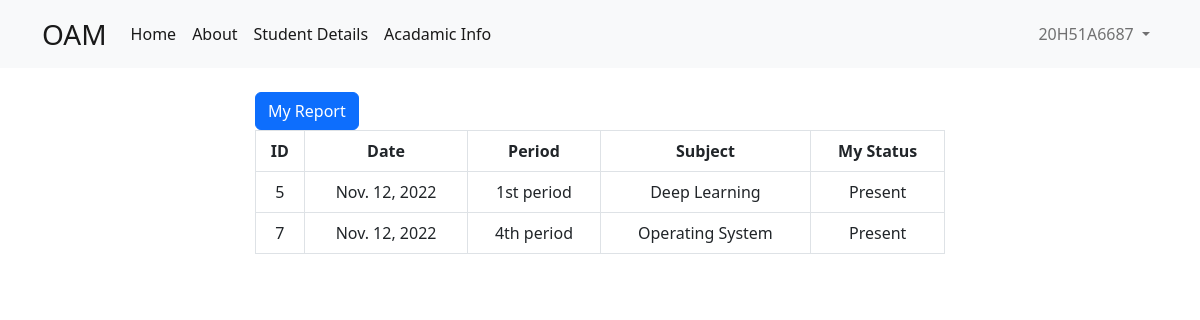
Screenshot of /student_details (signed in) with the database file from the repository.
### core/models.py (models this page shows, shortened)
class User(AbstractUser):
    user_type        = models.CharField(
                    max_length = 10,
                    choices = user_types,
                    default='student',
                    null = False,
                )
    gender      = models.CharField(
                    max_length=50,
                    choices=sex_choice,
                    default='Male'
                )
    dob         = models.DateField(
                    _("date of birth"),
                    default=date.today,
                    null = True,
                    blank = True,
                    help_text="Please use the following format: <em>YYYY-MM-DD</em>."
                )
    date_joined = models.DateTimeField(_("date joined"), default=timezone.now)
    class Meta:
        ordering    = [
                        'first_name',
                        'last_name',
                        'dob',
                        'email',
                        'gender'
                    ]

### att/models.py (models this page shows, shortened)
class Attendance(models.Model):
    section     = models.ForeignKey(Section, on_delete = models.CASCADE)
    period      = models.ForeignKey(Period,  on_delete = models.CASCADE)
    subject     = models.ForeignKey(Subject, on_delete = models.CASCADE)
    student     = models.ForeignKey(Student, on_delete = models.CASCADE)
    student_status = models.CharField(
                    max_length = 10,
                    choices = (
                        ('Absent', 'A'),
                        ('Present', 'P')
                    )
                )

class Period(models.Model):
    date        = models.DateField(default = timezone.now)
    hour        = models.CharField(max_length = 15, choices = time_slots)

class Subject(models.Model):
    name = models.CharField(max_length=50)
    short_name = models.CharField(max_length=50, default='X')
    def __str__(self):
        return self.name

### att/views.py (the view)
@login_required
def student_home(request):
    user        = User.objects.get(username = request.user.username)
    student     = Student.objects.get(user = user)
    atts = Attendance.objects.filter(student = student)
    return render(request, 'student_details.html', {
        'atts' : atts,
        'section' : atts.first().section,
    })

### att/models.py (called while the page is built)
    def __str__(self):
        return self.name

### templates/student_details.html
{% extends 'base.html' %}
{% block body %}
<div class="row justify-content-center">
    <div class="col-7">
        <a
            href="/show_myreport/{{ section }}/"
            class="btn btn-primary"
        >
            My Report
        </a>
        <div class="flex flex-col">
            <table class="min-w-full border text-center table table-hover table-bordered">
                <thead class="border-b">
                    <tr>
                        <th scope="col">ID          </th>
                        <th scope="col">Date        </th>
                        <th scope="col">Period      </th>
                        <th scope="col">Subject     </th>
                        <th scope="col">My Status   </th>
                    </tr>
                </thead>
                <tbody>
                    {% for att in atts %}
                        <tr class="border-b">
                            <td scope="row">
                                {{ att.id }}
                            </td>
                            <td >
                                {{ att.period.date }}
                            </td>
                            <td >
                                {{ att.period.hour }}
                            </td>
                            <td >
                                {{ att.subject }}
                            </td>
                            <td >
                                {{ att.student_status }}
                            </td>
                        </tr>
                    {% endfor %}
                </tbody>
            </table>
        </div>
    </div>
</div>
{% endblock body %}

### templates/nav.html (shortened to what this page needs)
<nav class="navbar navbar-expand-lg bg-light mb-4">
    <div class="container   ">
      <a class="navbar-brand fs-3" href="{% url 'home' %}">OAM</a>
      <div class="collapse navbar-collapse" id="navbarSupportedContent">
        <ul class="navbar-nav me-auto mb-2 mb-lg-0">
          <li class="nav-item">
            <a class="nav-link active" aria-current="page" href="{% url 'home' %}">Home</a>
          </li>
          <li class="nav-item">
            <a class="nav-link active" aria-current="page" href="{% url 'about' %}">About</a>
          </li>
          {% if user.is_authenticated and user.user_type != 'student' %}
          <li class="nav-item">
            <a class="nav-link active" aria-current="page" href="{% url 'departments' %}">Departments</a>
          </li>
          {% else %}
          <li class="nav-item">
            <a class="nav-link active" aria-current="page" href="{% url 'student details' %}">Student Details</a>
          </li>
          <li class="nav-item">
            <a class="nav-link active" aria-current="page" href="{% url 'acadamic info' %}">Acadamic Info</a>
          </li>
          {% endif %}
        </ul>
				{% if user.is_authenticated %}
					<ul class="navbar-nav mr-0 mb-2 mb-lg-0">
						<li class="nav-item dropdown">
							<a class="nav-link dropdown-toggle" href="#" role="button" data-bs-toggle="dropdown" aria-expanded="false">
								{{ user.username }}
							</a>
						</li>
					</ul>
        {% else %}
					<div class="form-inline my-2 my-lg-0">
						<a href="{% url 'login' %}" class="btn btn-outline-success">Login</a>
						<a href="{% url 'signup' %}" class="btn btn-primary ml-3">Signup</a>
					</div>
				{% endif %}
      </div>
    </div>
  </nav>

### rows the page displays
User: username "20H51A6687"
Attendance: id "5", period "Nov. 12, 2022", period.hour "1st period", subject "Deep Learning", student_status "Present"
Attendance: id "7", period "Nov. 12, 2022", period.hour "4th period", subject "Operating System", student_status "Present"
